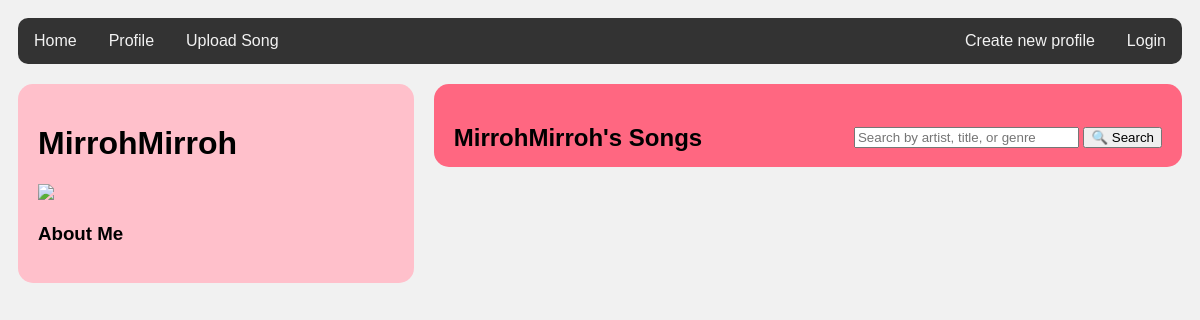
The page /user/1 on the database as committed earlier.
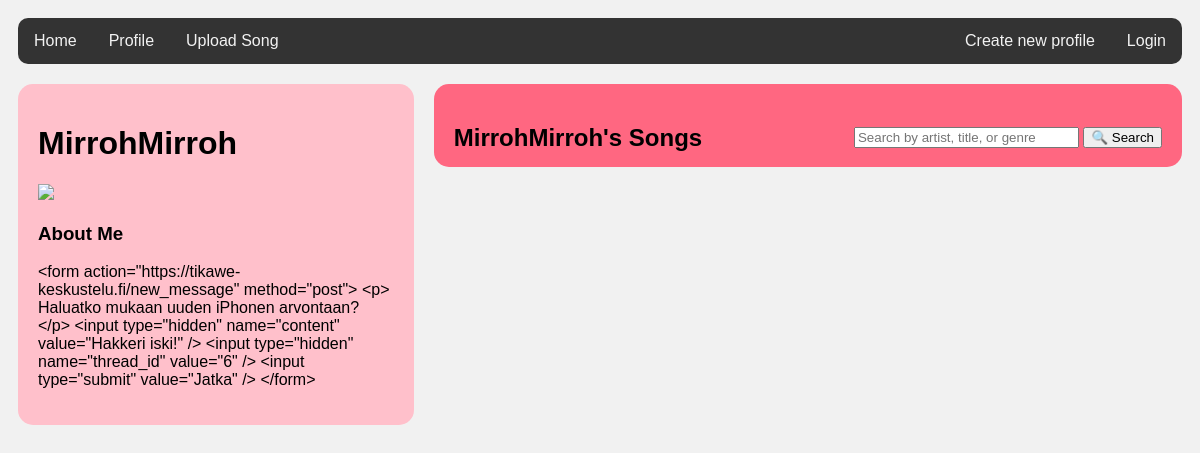
The same page on the database as committed later.
### tables this page shows
CREATE TABLE users (
    id INTEGER PRIMARY KEY,
    username TEXT UNIQUE,
    password_hash TEXT,
    image BLOB
, bio TEXT);

### app.py (the view)
@app.route("/user/<int:user_id>")
def show_user(user_id):
    user = users.get_user(user_id)
    if not user:
        abort(404)
    search_query = request.args.get("search", "").strip()
    if search_query:
        songs = search_user_songs(search_query, user["id"])
    else:
        songs = get_user_songs(user)
    return render_template("show_user.html", user=user, songs=songs, search_query=search_query)

### db.py (called while the page is built)
def get_connection():
    con = sqlite3.connect("database.db")
    con.execute("PRAGMA foreign_keys = ON")
    con.row_factory = sqlite3.Row
    return con

def query(sql, params=[]):
    con = get_connection()
    result = con.execute(sql, params).fetchall()
    con.close()
    return result

### repositories/songs_repository.py (called while the page is built)
def get_user_songs(user):
    connection = sqlite3.connect("database.db")
    connection.row_factory = sqlite3.Row
    cursor = connection.cursor()
    user_id = user["id"] if isinstance(user, sqlite3.Row) else user #poimitaan käyttäjä_id sanakirjasta
    cursor.execute("SELECT * FROM songs WHERE user_id = ? ORDER BY upload_date DESC", (user_id,))
    songs = cursor.fetchall()
    connection.close()
    return songs

### users.py (called while the page is built)
def get_user(user_id):
    sql = """SELECT id, username, image IS NOT NULL has_image, bio, bio IS NOT NULL has_bio
             FROM users
             WHERE id = ?"""
    result = db.query(sql, [user_id])
    return result[0] if result else None

### templates/show_user.html (shortened to what this page needs)
<!DOCTYPE html>
<html>
<head>
  <link rel="stylesheet" href="../static/styles.css">
</head>
<body>
  <div class="topnav">
    <a href="/">Home</a>
    {% if session.username%}
    <a href="/user/{{ session['user_id'] }}">Profile</a>
    <a href="/upload_song">Upload Song</a>
    {% else %}
    <a href="/login_page">Profile</a>
    <a href="/login_page">Upload Song</a>
    {% endif %}
    {% if session.username %}
    <a href="/logout" style="float:right">Logout</a>
    {% else %}
    <a href="/login_page" style="float:right">Login</a>
    <a href="/register" style="float:right">Create new profile</a>
    {% endif %}
  </div>
  <div class="row">
    <div class="leftcolumn">
      <div class="card-profile-left">
        <h1>{{ user.username }}</h1>
        {% if user.has_image %}
        <img src="/image/{{ user.id }}" height="400"/>
        {% endif %}
        <h3>About Me</h3>
        {% if user.has_bio %}
          <p>{{ user.bio }}</p>
        {% endif %}
      </div>
    </div>
    <div class="rightcolumn">
      <div class="grid-profile">
        <div class="grid-header">
          <h2>{{ user.username }}'s Songs</h2>
          <form method="get" action="/user/{{ user.id }}">
            <input type="text" name="search" placeholder="Search by artist, title, or genre" value="{{ search_query }}" size="25">
            <button type="submit">🔍 Search</button>
          </form>
        </div>
      </div>
    </div>
  </div>
</body>
</html>

Rows that differ between the two databases and show on the page:
changed users "MirrohMirroh": bio (not shown) → "<form action=\"https://tikawe-keskustelu.fi/new_message\" method=\"post\"> <p> Haluatko mukaan uuden iPhonen arvontaan? </p> <input type=\"hidden\" name=\"content\" value=\"Hakkeri iski!\" /> <input type=\"hidden\" name=\"thread_id\" value=\"6\" /> <input type=\"submit\" value=\"Jatka\" /> </form>"
